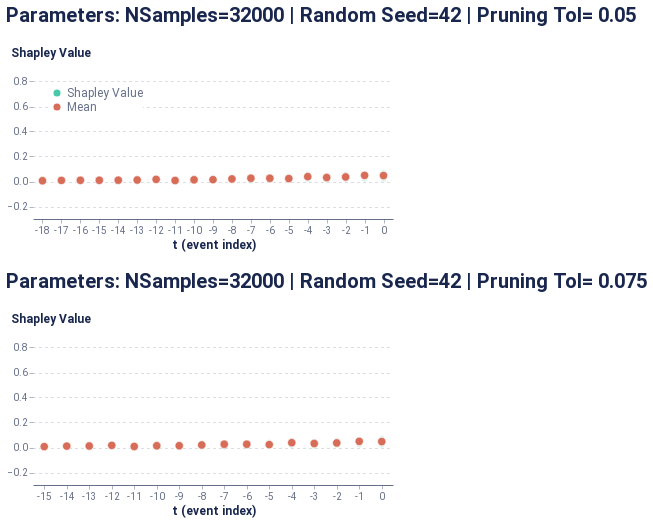

The cell this chart's notebook holds for it:
### Markdown cell above
##### Global event-level

### Code cell
event_dict = {'path': 'outputs/event_all_tf.csv', 'rs': 42, 'nsamples': 32000}
event_data = event_explain_all(f, pos_dataset, event_dict, prun_indexes, average_event, model_features, schema, sequence_id_feat, time_feat)
event_global_plot = plot_global_event(event_data)
event_global_plot

### Figure 1 — Vega-Lite specification as saved in the notebook (floating-point values rounded to 4 significant figures)
{"config": {"axis": {"domain": true, "domainColor": "#666F89", "grid": false, "gridCap": "round", "gridColor": "#B3B7C4", "gridDash": [2, 4], "gridWidth": 0.5, "labelColor": "#666F89", "labelFont": "Roboto, Arial, sans-serif", "labelPadding": 2, "tickColor": "#666F89", "tickOpacity": 0.5, "tickSize": 4, "titleColor": "#19274E", "titleFont": "Roboto, Arial, sans-serif", "titleFontSize": 12}, "axisBand": {"domain": true, "labelPadding": 4, "ticks": false}, "axisY": {"domain": false, "titleAlign": "left", "titleAngle": 0, "titleX": -20, "titleY": -10}, "legend": {"labelColor": "#666F89", "labelFont": "Roboto, Arial, sans-serif", "labelFontSize": 12, "symbolSize": 40, "titleColor": "#19274E", "titleFont": "Roboto, Arial, sans-serif", "titleFontSize": 12, "titlePadding": 4}, "arc": {"stroke": "#FFFFFF", "strokeWidth": 1}, "bar": {"fill": "#2770EB", "stroke": null}, "line": {"stroke": "#2770EB", "strokeWidth": 2}, "path": {"stroke": "#2770EB", "strokeWidth": 0.5}, "point": {"fill": "#2770EB", "shape": "circle", "filled": true}, "rect": {"fill": "#2770EB"}, "rule": {"stroke": "#666F89"}, "shape": {"stroke": "#2770EB"}, "text": {"color": "#19274E", "font": "Roboto, Arial, sans-serif", "fontSize": 12}, "range": {"category": ["#2770EB", "#77B98A", "#DA5252", "#FFC400", "#A87AEA", "#00A39E", "#19274E"], "diverging": ["#006360", "#2BB3AE", "#96D9D7", "#FFFFFF", "#EDAAAA", "#DA5252", "#811D1D"], "heatmap": ["#18448F", "#1B4EA5", "#2770EB", "#4C88EE", "#82ACF3", "#A6C4F7", "#E9F1FD"], "ramp": ["#18448F", "#1B4EA5", "#2770EB", "#4C88EE", "#82ACF3", "#A6C4F7", "#E9F1FD"]}, "background": "#FFFFFF", "group": {"fill": "#FFFFFF"}, "header": {"labelColor": "#19274E", "labelFont": "Roboto, Arial, sans-serif", "labelFontSize": 12, "titleColor": "#19274E", "titleFont": "Roboto, Arial, sans-serif", "titleFontSize": 16}, "title": {"anchor": "start", "color": "#19274E", "font": "Roboto, Arial, sans-serif", "fontSize": 20, "fontWeight": "bold", "offset": 20, "subtitleColor": "#19274E", "subtitleFontSize": 16}, "view": {"continuousHeight": 300, "continuousWidth": 400, "stroke": "transparent"}}, "vconcat": [{"mark": {"type": "point", "stroke": "white", "strokeWidth": 0.6}, "encoding": {"color": {"type": "nominal", "field": "type", "legend": {"fillColor": "white", "orient": "top-left", "symbolSize": 50, "symbolStrokeWidth": 0, "title": null}, "scale": {"domain": ["Shapley Value", "Mean"], "range": ["#48caaa", "#d76d58"]}}, "opacity": {"condition": {"value": 1.0, "test": "(datum.type === 'Mean')"}, "value": 0.2}, "size": {"condition": {"value": 70, "test": "(datum.type === 'Mean')"}, "value": 30}, "x": {"type": "ordinal", "axis": {"labelAngle": 0}, "field": "t (event index)"}, "y": {"type": "quantitative", "axis": {"grid": true, "titleX": -23}, "field": "Shapley Value", "scale": {"domain": [-0.3, 0.9]}, "title": "Shapley Value"}}, "height": 150, "title": "Parameters: NSamples=32000 | Random Seed=42 | Pruning Tol= 0.05", "width": 360}, {"data": {"name": "data-b56454f0dcd53d922e5d253205a926e6"}, "mark": {"type": "point", "stroke": "white", "strokeWidth": 0.6}, "encoding": {"color": {"type": "nominal", "field": "type", "legend": {"fillColor": "white", "orient": "top-left", "symbolSize": 50, "symbolStrokeWidth": 0, "title": null}, "scale": {"domain": ["Shapley Value", "Mean"], "range": ["#48caaa", "#d76d58"]}}, "opacity": {"condition": {"value": 1.0, "test": "(datum.type === 'Mean')"}, "value": 0.2}, "size": {"condition": {"value": 70, "test": "(datum.type === 'Mean')"}, "value": 30}, "x": {"type": "ordinal", "axis": {"labelAngle": 0}, "field": "t (event index)"}, "y": {"type": "quantitative", "axis": {"grid": true, "titleX": -23}, "field": "Shapley Value", "scale": {"domain": [-0.3, 0.9]}, "title": "Shapley Value"}}, "height": 150, "title": "Parameters: NSamples=32000 | Random Seed=42 | Pruning Tol= 0.075", "width": 360}], "data": {"name": "data-1e228ce8eadfac0d7c03af9442e520b4"}, "$schema": "https://vega.github.io/schema/vega-lite/v4.8.1.json", "datasets": {"data-1e228ce8eadfac0d7c03af9442e520b4": [{"Shapley Value": 0.02065, "t (event index)": 0, "type": "Shapley Value"}, {"Shapley Value": 0.02028, "t (event index)": -1, "type": "Shapley Value"}, {"Shapley Value": 0.05617, "t (event index)": -2, "type": "Shapley Value"}, {"Shapley Value": 0.04286, "t (event index)": -3, "type": "Shapley Value"}, {"Shapley Value": 0.05712, "t (event index)": -4, "type": "Shapley Value"}, {"Shapley Value": 0.01496, "t (event index)": -5, "type": "Shapley Value"}, {"Shapley Value": 0.01094, "t (event index)": -6, "type": "Shapley Value"}, {"Shapley Value": 0.03221, "t (event index)": -7, "type": "Shapley Value"}, {"Shapley Value": 0.02486, "t (event index)": -8, "type": "Shapley Value"}, {"Shapley Value": 0.009744, "t (event index)": -9, "type": "Shapley Value"}, {"Shapley Value": 0.007099, "t (event index)": -10, "type": "Shapley Value"}, {"Shapley Value": 0.001466, "t (event index)": -11, "type": "Shapley Value"}, {"Shapley Value": 0.02395, "t (event index)": -12, "type": "Shapley Value"}, {"Shapley Value": 0.01365, "t (event index)": -13, "type": "Shapley Value"}, {"Shapley Value": 0.01687, "t (event index)": -14, "type": "Shapley Value"}, {"Shapley Value": 0.007947, "t (event index)": -15, "type": "Shapley Value"}, {"Shapley Value": 0.01039, "t (event index)": -16, "type": "Shapley Value"}, {"Shapley Value": 0.01264, "t (event index)": -17, "type": "Shapley Value"}, {"Shapley Value": 0.00571, "t (event index)": -18, "type": "Shapley Value"}, {"Shapley Value": 0.07177, "t (event index)": 0, "type": "Shapley Value"}, {"Shapley Value": 0.06169, "t (event index)": -1, "type": "Shapley Value"}, {"Shapley Value": 0.01711, "t (event index)": -2, "type": "Shapley Value"}, {"Shapley Value": 0.009396, "t (event index)": -3, "type": "Shapley Value"}, {"Shapley Value": 0.03967, "t (event index)": -4, "type": "Shapley Value"}, {"Shapley Value": 0.01776, "t (event index)": -5, "type": "Shapley Value"}, {"Shapley Value": 0.03369, "t (event index)": -6, "type": "Shapley Value"}, {"Shapley Value": 0.03579, "t (event index)": -7, "type": "Shapley Value"}, {"Shapley Value": 0.01555, "t (event index)": -8, "type": "Shapley Value"}, {"Shapley Value": 0.01245, "t (event index)": -9, "type": "Shapley Value"}, {"Shapley Value": 0.02195, "t (event index)": -10, "type": "Shapley Value"}, {"Shapley Value": 0.006992, "t (event index)": -11, "type": "Shapley Value"}, {"Shapley Value": 0.01478, "t (event index)": -12, "type": "Shapley Value"}, {"Shapley Value": 0.01243, "t (event index)": -13, "type": "Shapley Value"}, {"Shapley Value": 0.01002, "t (event index)": -14, "type": "Shapley Value"}, {"Shapley Value": 0.01202, "t (event index)": -15, "type": "Shapley Value"}, {"Shapley Value": 0.005871, "t (event index)": -16, "type": "Shapley Value"}, {"Shapley Value": 0.006397, "t (event index)": -17, "type": "Shapley Value"}, {"Shapley Value": 0.05631, "t (event index)": 0, "type": "Shapley Value"}, {"Shapley Value": 0.05664, "t (event index)": -1, "type": "Shapley Value"}, {"Shapley Value": 0.02828, "t (event index)": -2, "type": "Shapley Value"}, {"Shapley Value": 0.03218, "t (event index)": -3, "type": "Shapley Value"}, {"Shapley Value": 0.0416, "t (event index)": -4, "type": "Shapley Value"}, {"Shapley Value": 0.04167, "t (event index)": -5, "type": "Shapley Value"}, {"Shapley Value": 0.0357, "t (event index)": -6, "type": "Shapley Value"}, {"Shapley Value": 0.004566, "t (event index)": -7, "type": "Shapley Value"}, {"Shapley Value": 0.02063, "t (event index)": -8, "type": "Shapley Value"}, {"Shapley Value": 0.01964, "t (event index)": -9, "type": "Shapley Value"}, {"Shapley Value": 0.02353, "t (event index)": -10, "type": "Shapley Value"}, {"Shapley Value": 0.01399, "t (event index)": -11, "type": "Shapley Value"}, {"Shapley Value": 0.02116, "t (event index)": -12, "type": "Shapley Value"}, {"Shapley Value": 0.009001, "t (event index)": -13, "type": "Shapley Value"}, {"Shapley Value": 0.006086, "t (event index)": -14, "type": "Shapley Value"}, {"Shapley Value": 0.006807, "t (event index)": -15, "type": "Shapley Value"}, {"Shapley Value": 0.01246, "t (event index)": -16, "type": "Shapley Value"}, {"Shapley Value": 0.00744, "t (event index)": -17, "type": "Shapley Value"}, {"Shapley Value": 0.006498, "t (event index)": -18, "type": "Shapley Value"}, {"Shapley Value": 0.04128, "t (event index)": 0, "type": "Shapley Value"}, {"Shapley Value": 0.05676, "t (event index)": -1, "type": "Shapley Value"}, {"Shapley Value": 0.04398, "t (event index)": -2, "type": "Shapley Value"}, {"Shapley Value": 0.04183, "t (event index)": -3, "type": "Shapley Value"}, {"Shapley Value": 0.01668, "t (event index)": -4, "type": "Shapley Value"}, {"Shapley Value": 0.01957, "t (event index)": -5, "type": "Shapley Value"}, {"Shapley Value": 0.02291, "t (event index)": -6, "type": "Shapley Value"}, {"Shapley Value": 0.03322, "t (event index)": -7, "type": "Shapley Value"}, {"Shapley Value": 0.02037, "t (event index)": -8, "type": "Shapley Value"}, {"Shapley Value": 0.01701, "t (event index)": -9, "type": "Shapley Value"}, {"Shapley Value": 0.002648, "t (event index)": -10, "type": "Shapley Value"}, {"Shapley Value": 0.01138, "t (event index)": -11, "type": "Shapley Value"}, {"Shapley Value": 0.008886, "t (event index)": -12, "type": "Shapley Value"}, {"Shapley Value": 0.01326, "t (event index)": -13, "type": "Shapley Value"}, {"Shapley Value": 0.009541, "t (event index)": -14, "type": "Shapley Value"}, {"Shapley Value": 0.0122, "t (event index)": -15, "type": "Shapley Value"}, {"Shapley Value": 0.006104, "t (event index)": -18, "type": "Mean"}, {"Shapley Value": 0.008826, "t (event index)": -17, "type": "Mean"}, {"Shapley Value": 0.009571, "t (event index)": -16, "type": "Mean"}, {"Shapley Value": 0.009743, "t (event index)": -15, "type": "Mean"}, {"Shapley Value": 0.01063, "t (event index)": -14, "type": "Mean"}, {"Shapley Value": 0.01209, "t (event index)": -13, "type": "Mean"}, {"Shapley Value": 0.01719, "t (event index)": -12, "type": "Mean"}, {"Shapley Value": 0.008457, "t (event index)": -11, "type": "Mean"}, {"Shapley Value": 0.01381, "t (event index)": -10, "type": "Mean"}, {"Shapley Value": 0.01471, "t (event index)": -9, "type": "Mean"}, {"Shapley Value": 0.02035, "t (event index)": -8, "type": "Mean"}, {"Shapley Value": 0.02645, "t (event index)": -7, "type": "Mean"}, {"Shapley Value": 0.02581, "t (event index)": -6, "type": "Mean"}, {"Shapley Value": 0.02349, "t (event index)": -5, "type": "Mean"}, {"Shapley Value": 0.03877, "t (event index)": -4, "type": "Mean"}, {"Shapley Value": 0.03157, "t (event index)": -3, "type": "Mean"}, {"Shapley Value": 0.03638, "t (event index)": -2, "type": "Mean"}, {"Shapley Value": 0.04884, "t (event index)": -1, "type": "Mean"}, {"Shapley Value": 0.0475, "t (event index)": 0, "type": "Mean"}], "data-b56454f0dcd53d922e5d253205a926e6": [{"Shapley Value": 0.02029, "t (event index)": 0, "type": "Shapley Value"}, {"Shapley Value": 0.02056, "t (event index)": -1, "type": "Shapley Value"}, {"Shapley Value": 0.05706, "t (event index)": -2, "type": "Shapley Value"}, {"Shapley Value": 0.04341, "t (event index)": -3, "type": "Shapley Value"}, {"Shapley Value": 0.05653, "t (event index)": -4, "type": "Shapley Value"}, {"Shapley Value": 0.01464, "t (event index)": -5, "type": "Shapley Value"}, {"Shapley Value": 0.0112, "t (event index)": -6, "type": "Shapley Value"}, {"Shapley Value": 0.03176, "t (event index)": -7, "type": "Shapley Value"}, {"Shapley Value": 0.0247, "t (event index)": -8, "type": "Shapley Value"}, {"Shapley Value": 0.009152, "t (event index)": -9, "type": "Shapley Value"}, {"Shapley Value": 0.007238, "t (event index)": -10, "type": "Shapley Value"}, {"Shapley Value": 0.001013, "t (event index)": -11, "type": "Shapley Value"}, {"Shapley Value": 0.02376, "t (event index)": -12, "type": "Shapley Value"}, {"Shapley Value": 0.01321, "t (event index)": -13, "type": "Shapley Value"}, {"Shapley Value": 0.01694, "t (event index)": -14, "type": "Shapley Value"}, {"Shapley Value": 0.008007, "t (event index)": -15, "type": "Shapley Value"}, {"Shapley Value": 0.07169, "t (event index)": 0, "type": "Shapley Value"}, {"Shapley Value": 0.06154, "t (event index)": -1, "type": "Shapley Value"}, {"Shapley Value": 0.01695, "t (event index)": -2, "type": "Shapley Value"}, {"Shapley Value": 0.009043, "t (event index)": -3, "type": "Shapley Value"}, {"Shapley Value": 0.03949, "t (event index)": -4, "type": "Shapley Value"}, {"Shapley Value": 0.0172, "t (event index)": -5, "type": "Shapley Value"}, {"Shapley Value": 0.03384, "t (event index)": -6, "type": "Shapley Value"}, {"Shapley Value": 0.03555, "t (event index)": -7, "type": "Shapley Value"}, {"Shapley Value": 0.01538, "t (event index)": -8, "type": "Shapley Value"}, {"Shapley Value": 0.01222, "t (event index)": -9, "type": "Shapley Value"}, {"Shapley Value": 0.0213, "t (event index)": -10, "type": "Shapley Value"}, {"Shapley Value": 0.007091, "t (event index)": -11, "type": "Shapley Value"}, {"Shapley Value": 0.01508, "t (event index)": -12, "type": "Shapley Value"}, {"Shapley Value": 0.01266, "t (event index)": -13, "type": "Shapley Value"}, {"Shapley Value": 0.009684, "t (event index)": -14, "type": "Shapley Value"}, {"Shapley Value": 0.05618, "t (event index)": 0, "type": "Shapley Value"}, {"Shapley Value": 0.05774, "t (event index)": -1, "type": "Shapley Value"}, {"Shapley Value": 0.02858, "t (event index)": -2, "type": "Shapley Value"}, {"Shapley Value": 0.03304, "t (event index)": -3, "type": "Shapley Value"}, {"Shapley Value": 0.04137, "t (event index)": -4, "type": "Shapley Value"}, {"Shapley Value": 0.04191, "t (event index)": -5, "type": "Shapley Value"}, {"Shapley Value": 0.03612, "t (event index)": -6, "type": "Shapley Value"}, {"Shapley Value": 0.004375, "t (event index)": -7, "type": "Shapley Value"}, {"Shapley Value": 0.02089, "t (event index)": -8, "type": "Shapley Value"}, {"Shapley Value": 0.01924, "t (event index)": -9, "type": "Shapley Value"}, {"Shapley Value": 0.02404, "t (event index)": -10, "type": "Shapley Value"}, {"Shapley Value": 0.01363, "t (event index)": -11, "type": "Shapley Value"}, {"Shapley Value": 0.02096, "t (event index)": -12, "type": "Shapley Value"}, {"Shapley Value": 0.00902, "t (event index)": -13, "type": "Shapley Value"}, {"Shapley Value": 0.006189, "t (event index)": -14, "type": "Shapley Value"}, {"Shapley Value": 0.006455, "t (event index)": -15, "type": "Shapley Value"}, {"Shapley Value": 0.04127, "t (event index)": 0, "type": "Shapley Value"}, {"Shapley Value": 0.05713, "t (event index)": -1, "type": "Shapley Value"}, {"Shapley Value": 0.04397, "t (event index)": -2, "type": "Shapley Value"}, {"Shapley Value": 0.04173, "t (event index)": -3, "type": "Shapley Value"}, {"Shapley Value": 0.01675, "t (event index)": -4, "type": "Shapley Value"}, {"Shapley Value": 0.01953, "t (event index)": -5, "type": "Shapley Value"}, {"Shapley Value": 0.02288, "t (event index)": -6, "type": "Shapley Value"}, {"Shapley Value": 0.0333, "t (event index)": -7, "type": "Shapley Value"}, {"Shapley Value": 0.02027, "t (event index)": -8, "type": "Shapley Value"}, {"Shapley Value": 0.01696, "t (event index)": -9, "type": "Shapley Value"}, {"Shapley Value": 0.002776, "t (event index)": -10, "type": "Shapley Value"}, {"Shapley Value": 0.01148, "t (event index)": -11, "type": "Shapley Value"}, {"Shapley Value": 0.008707, "t (event index)": -12, "type": "Shapley Value"}, {"Shapley Value": 0.01313, "t (event index)": -13, "type": "Shapley Value"}, {"Shapley Value": 0.007231, "t (event index)": -15, "type": "Mean"}, {"Shapley Value": 0.01094, "t (event index)": -14, "type": "Mean"}, {"Shapley Value": 0.012, "t (event index)": -13, "type": "Mean"}, {"Shapley Value": 0.01712, "t (event index)": -12, "type": "Mean"}, {"Shapley Value": 0.008302, "t (event index)": -11, "type": "Mean"}, {"Shapley Value": 0.01384, "t (event index)": -10, "type": "Mean"}, {"Shapley Value": 0.01439, "t (event index)": -9, "type": "Mean"}, {"Shapley Value": 0.02031, "t (event index)": -8, "type": "Mean"}, {"Shapley Value": 0.02625, "t (event index)": -7, "type": "Mean"}, {"Shapley Value": 0.02601, "t (event index)": -6, "type": "Mean"}, {"Shapley Value": 0.02332, "t (event index)": -5, "type": "Mean"}, {"Shapley Value": 0.03854, "t (event index)": -4, "type": "Mean"}, {"Shapley Value": 0.03181, "t (event index)": -3, "type": "Mean"}, {"Shapley Value": 0.03664, "t (event index)": -2, "type": "Mean"}, {"Shapley Value": 0.04924, "t (event index)": -1, "type": "Mean"}, {"Shapley Value": 0.04736, "t (event index)": 0, "type": "Mean"}]}}
